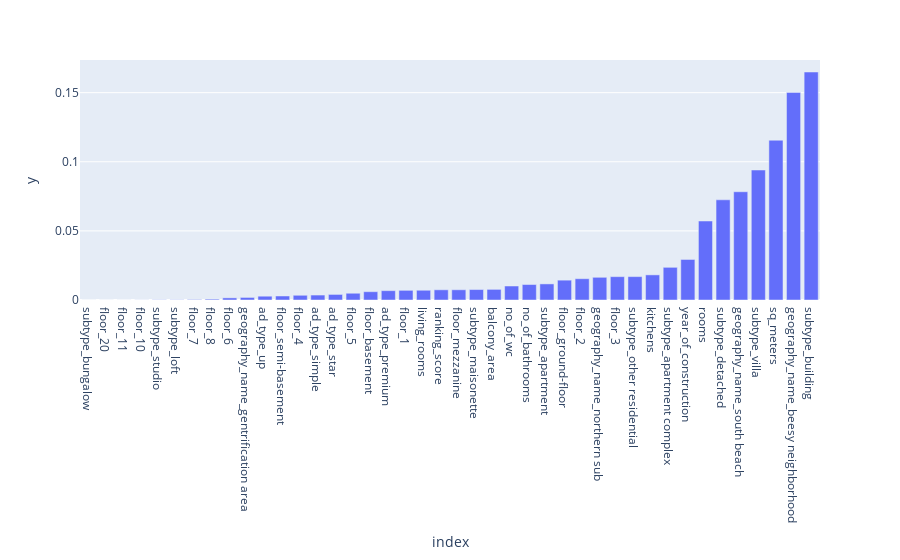

Write notebook code for a chart like this one.
### Code cell
# As we did with the random forest we can also get feature importance from the xgboost regressor
model.feature_importances_
sorted_idx = model.feature_importances_.argsort()
df = pd.DataFrame(data=[model.feature_importances_[sorted_idx]],  columns=X_train.columns[sorted_idx].values)
fig = px.bar(df.T, x=df.T.index, y=df.T[0])
fig.show()

### Figure 1 — Plotly figure (JSON) as saved in the notebook; plotly's stock layout.template omitted (floating-point values rounded to 4 significant figures)
{"data": [{"alignmentgroup": "True", "hovertemplate": "index=%{x}<br>y=%{y}<extra></extra>", "legendgroup": "", "marker": {"color": "#636efa", "pattern": {"shape": ""}}, "name": "", "offsetgroup": "", "orientation": "v", "showlegend": false, "textposition": "auto", "type": "bar", "x": ["subtype_bungalow", "floor_20", "floor_11", "floor_10", "subtype_studio", "subtype_loft", "floor_7", "floor_8", "floor_6", "geography_name_gentrification area", "ad_type_up", "floor_semi-basement", "floor_4", "ad_type_simple", "ad_type_star", "floor_5", "floor_basement", "ad_type_premium", "floor_1", "living_rooms", "ranking_score", "floor_mezzanine", "subtype_maisonette", "balcony_area", "no_of_wc", "no_of_bathrooms", "subtype_apartment", "floor_ground-floor", "floor_2", "geography_name_northern sub", "floor_3", "subtype_other residential", "kitchens", "subtype_apartment complex", "year_of_construction", "rooms", "subtype_detached", "geography_name_south beach", "subtype_villa", "sq_meters", "geography_name_beesy neighborhood", "subtype_building"], "xaxis": "x", "y": [0, 4.545e-06, 1.024e-05, 4.006e-05, 0.0001507, 0.0001538, 0.0003271, 0.0006232, 0.001544, 0.001852, 0.002752, 0.0029, 0.003413, 0.003579, 0.004026, 0.004889, 0.006006, 0.006747, 0.006999, 0.007051, 0.00738, 0.0074, 0.007562, 0.007689, 0.01012, 0.0112, 0.01165, 0.01436, 0.01541, 0.01642, 0.01688, 0.01692, 0.01817, 0.02364, 0.02933, 0.05715, 0.0725, 0.07833, 0.09405, 0.1156, 0.1502, 0.165], "yaxis": "y"}], "layout": {"barmode": "relative", "legend": {"tracegroupgap": 0}, "margin": {"t": 60}, "xaxis": {"anchor": "y", "domain": [0, 1], "title": {"text": "index"}}, "yaxis": {"anchor": "x", "domain": [0, 1], "title": {"text": "y"}}}}
